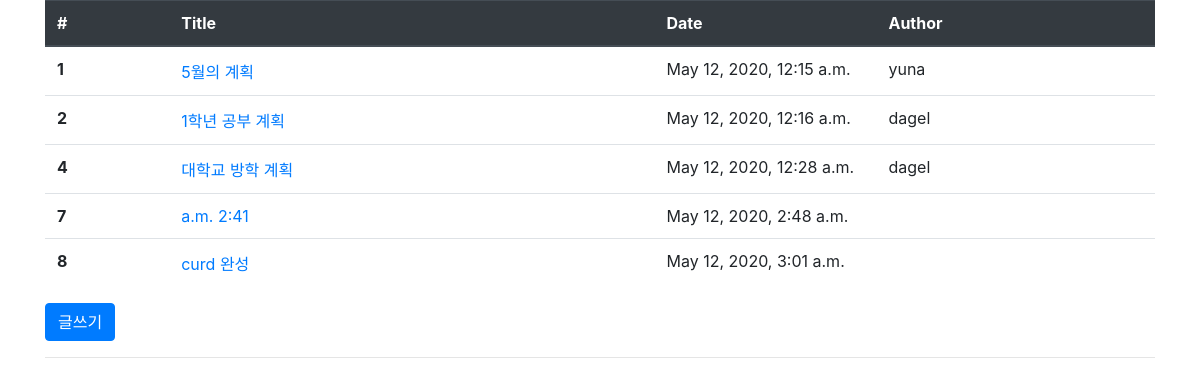
Before: / with the older database file.
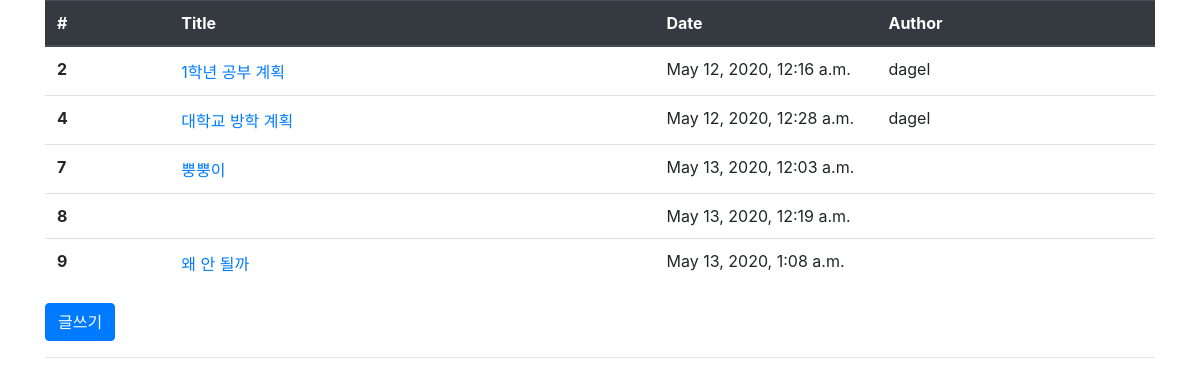
After: the same page with the newer database file.
### blog/models.py (models this page shows, shortened)
class Blog(models.Model): # Blog 라는 이름의 객체 틀(Model) 생성
    title = models.CharField(max_length=200) # title 라는 최대 200 글자의 문자 데이터 저장
    pub_date = models.DateTimeField('date published') # pub_date 라는 날짜 시간 데이터 저장
    body = models.TextField() # content 라는 줄글 문자 저장
    author = models.CharField(default='', max_length=10)

### blog/views.py (the view)
# urls.py: 2. Add a URL to urlpatterns:  path('', views.home, name='home')
def home(request):
    blogs = Blog.objects
    return render(request, 'home.html', {'blogs':blogs})

### blog/templates/home.html (shortened to what this page needs)
{% extends 'base.html' %}
{% block content %}
<table class="table">
    <thead class="thead-dark">
        <tr>
            <th scope="col">#</th>
            <th scope="col">Title</th>
            <th scope="col" style="width:20%"">Date</th>
            <th scope=" col">Author</th>
        </tr>
    </thead>
    <tbody>
        {% for blog in blogs.all %}
        <tr>
            <th scope=" row">{{blog.id}}</th>
            <td><a href="{%url 'detail' blog.id%}">{{blog.title}}</a></td>
            <td>{{blog.pub_date}}</td>
            <td>{{blog.author}}</td>
        </tr>
        {% endfor %}
    </tbody>
</table>
<a href="{% url 'new' %}"><button type="button" class="btn btn-primary">글쓰기</button></a>
{% endblock %}

### blog/templates/base.html (shortened to what this page needs)
    <link rel="stylesheet" href="https://stackpath.bootstrapcdn.com/bootstrap/4.2.1/css/bootstrap.min.css"
>
<body>
    <div class="container">
        {% block content %}
        {% endblock %}
        <hr>
    </div>
</body>

Changed rows visible on the page:
removed Blog: id "1", title "5월의 계획", pub_date "May 12, 2020, 12:15 a.m.", author "yuna"
changed Blog id 7: title "a.m. 2:41" → "뿡뿡이"; pub_date "May 12, 2020, 2:48 a.m." → "May 13, 2020, 12:03 a.m."
changed Blog id 8: pub_date "May 12, 2020, 3:01 a.m." → "May 13, 2020, 12:19 a.m."; title "curd 완성" → (not shown)
added Blog: id "9", title "왜 안 될까", pub_date "May 13, 2020, 1:08 a.m."
